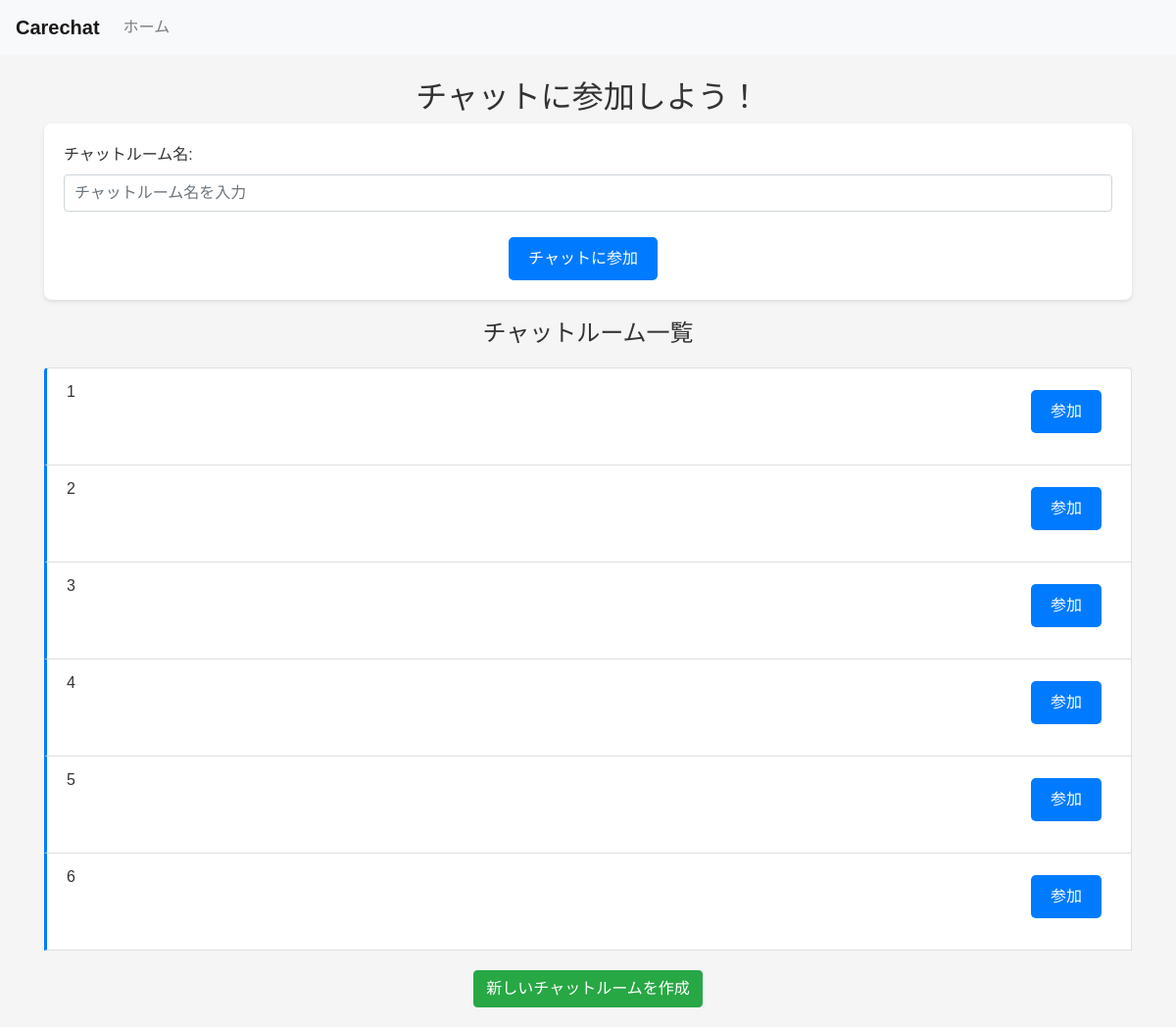
Page /chatrooms/ (signed in) on the earlier database version.
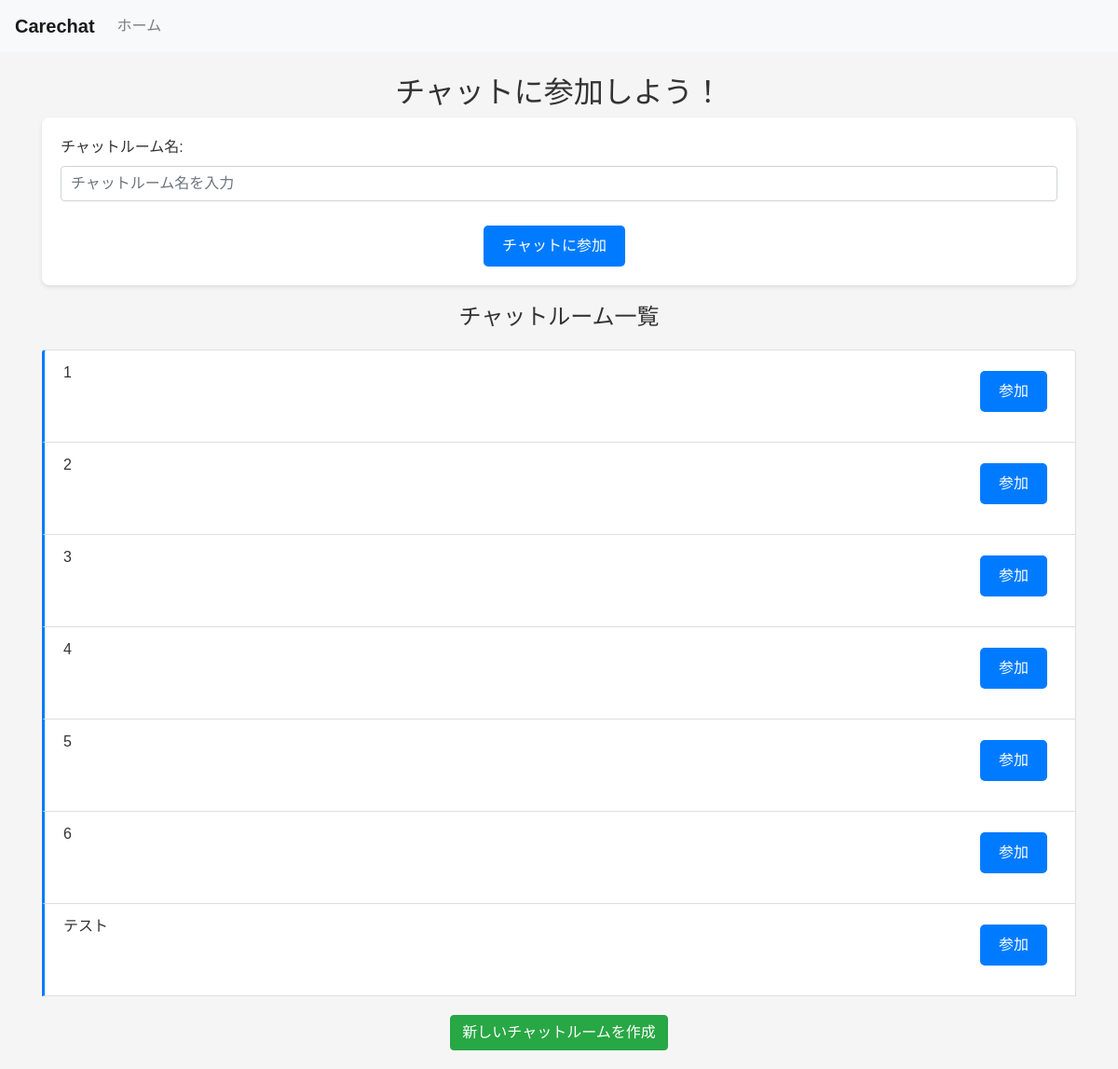
Same page on the later database version.
### firstapp/models.py (models this page shows, shortened)
class ChatRoom(models.Model):
    name = models.CharField('チャットルーム名', max_length=255, unique=True)  # 各チャットルームは一意の名前を持つ
    created_at = models.DateTimeField('作成日時', auto_now_add=True)
    updated_at = models.DateTimeField('更新日時', auto_now=True)

### firstapp/views.py (the view, shortened to what this page needs)
# urls.py: path('chatrooms/', views.chatrooms, name='chatrooms'),
@login_required
def chatrooms(request):
    join_form = ChatRoomJoinForm()  # チャットルーム参加フォームのインスタンスを作成
    chat_rooms = ChatRoom.objects.all()  # ChatRoomモデルからチャットルームのリストを取得
    return render(request, 'firstapp/chatrooms.html', {'chat_rooms': chat_rooms, 'join_form': join_form})

### firstapp/forms.py
class ChatRoomJoinForm(forms.Form):
    chat_room = forms.CharField(
        max_length=255,
        label='チャットルーム名',
        widget=forms.TextInput(attrs={'placeholder': 'チャットルーム名を入力', 'class': 'form-control'})
    )

### firstapp/templates/firstapp/chatrooms.html (shortened to what this page needs)
{% extends 'firstapp/base.html' %}
{% block content %}
<h2>チャットに参加しよう！</h2>
<form method="post">
    {{ join_form.as_p }}
    <div style="text-align: center;">
        <button type="submit">チャットに参加</button>
    </div>
</form>
<h4>チャットルーム一覧</h4>
<ul class="list-group">
    {% for chat_room in chat_rooms %}
    <li class="list-group-item">
        {{ chat_room.name }}
        <a href="{% url 'firstapp:chat_post' chat_room.id %}" class="btn btn-primary btn-sm float-right">参加</a>
    </li>
    {% endfor %}
    <div style="text-align: center;">
        <a href="{% url 'firstapp:new_chatroom' %}" class="btn btn-success btn-margin">新しいチャットルームを作成</a>
    </div>
{% endblock %}

### firstapp/templates/firstapp/base.html (shortened to what this page needs)
<!DOCTYPE html>
<html lang="ja">
<head>
    <link rel="stylesheet" href="https://stackpath.bootstrapcdn.com/bootstrap/4.5.2/css/bootstrap.min.css">
    <link rel="stylesheet" href="https://use.fontawesome.com/releases/v5.8.1/css/all.css">
    {% load static %}
    <link rel="stylesheet" href="{% static 'css/styles.css' %}">
</head>
<body>
    <nav class="navbar navbar-expand-lg navbar-light bg-light">
        <a class="navbar-brand" href="#">Carechat</a>
        <div class="collapse navbar-collapse" id="navbarNav">
            <ul class="navbar-nav">
                <li class="nav-item">
                    <a class="nav-link" href="{% url 'firstapp:home' %}">ホーム</a>
                </li>
            </ul>
        </div>
    </nav>
    <div class="container mt-4">
        {% block content %}{% endblock %}
    </div>
</body>
</html>

### firstapp/static/css/styles.css (style rules this page uses)
h2 { text-align: center; }
h4 { text-align: center; margin: 20px auto; }
body { font-family: 'Arial', sans-serif; background-color: #f5f5f5; color: #333; }
form { margin: auto; padding: 20px; background: #ffffff; border-radius: 8px; box-shadow: 0 2px 4px rgba(0, 0, 0, 0.1); }
a { text-decoration: none; }
.list-group-item { border-radius: 0; border-left: 3px solid #007bff; }
.btn-primary, .btn-secondary { width: auto; font-size: 16px; padding: 10px 20px; margin: 20px auto; }
button, .btn-primary, .btn-secondary { background-color: #007bff; color: white; border: none; padding: 10px 20px; margin-top: 10px; margin-right: 10px; border-radius: 5px; cursor: pointer; width: auto; box-sizing: border-box; }
.btn-margin { margin-top: 20px; margin-bottom: 20px; }
.navbar-brand { font-weight: bold; }
.nav-link { font-size: 16px; }
input[name="post"], input[name="chat_room"] { width: 100%; box-sizing: border-box; padding: 10px; margin-bottom: 10px; }

Differences in the rows shown:
added ChatRoom: name "テスト"
